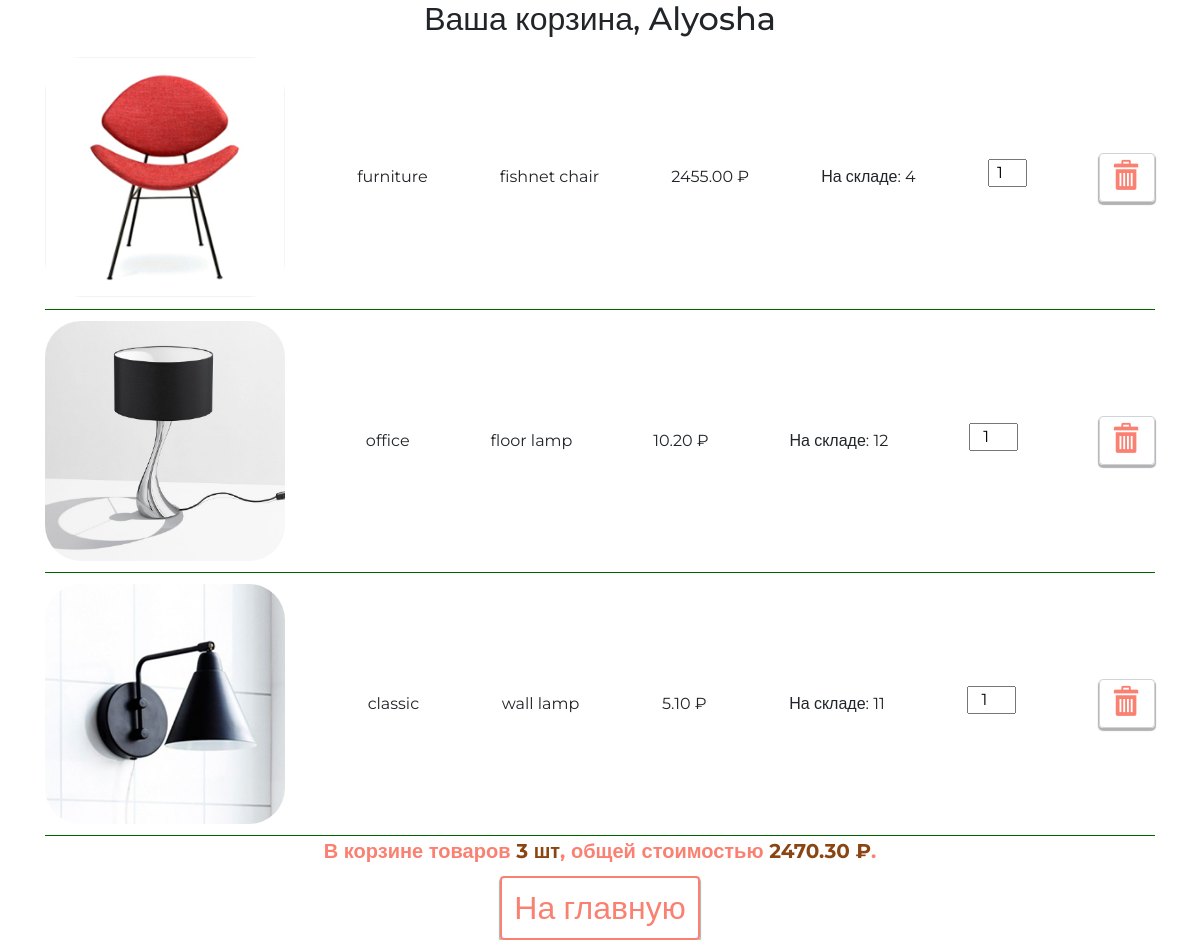
The app's page /basket/ (signed in) with its own data.
### authapp/models.py (models this page shows)
class ShopUser(AbstractUser):
    age = models.PositiveIntegerField(verbose_name='возраст', null=True)
    avatar = models.ImageField(upload_to='users_avatars', blank=True)
    def basket_cost(self):
        return sum(item.product.price * item.quantity for item in self.user_basket.all())
    def basket_total_quantity(self):
        return sum(item.quantity for item in self.user_basket.all())
    class Meta:
        ordering = ['-is_active', '-is_superuser', '-is_staff', 'username']

### basketapp/models.py (models this page shows)
class BasketItem(models.Model):
    user = models.ForeignKey(
        get_user_model(),
        verbose_name='Пользователь',
        on_delete=models.CASCADE,
        related_name='user_basket'
    )
    product = models.ForeignKey(Product, verbose_name='Продукт', on_delete=models.CASCADE)
    quantity = models.PositiveIntegerField(default=0, verbose_name='Количество')
    mod_datetime = models.DateTimeField(auto_now=True,  verbose_name='Дата изменения')
    class Meta:
        verbose_name = 'корзина'
        verbose_name_plural = 'корзины'
        ordering = ['product']

### mainapp/models.py (models this page shows, shortened)
class Product(models.Model):
    category = models.ForeignKey(ProductCategory,
                                 on_delete=models.CASCADE,
                                 verbose_name='категория продукта')
    name = models.CharField('имя продукта', max_length=128)
    image = models.ImageField(upload_to='products_images', blank=True)
    short_desc = models.CharField('краткое описание продукта', max_length=64, blank=True)
    description = models.TextField('описание продукта', blank=True)
    price = models.DecimalField('цена продукта', max_digits=8, decimal_places=2, default=0)
    quantity = models.PositiveIntegerField('количество на складе', default=0)
    modified_date = models.DateTimeField(
        verbose_name='дата изменения', auto_now=True)
    class Meta:
        verbose_name = 'продукт'
        verbose_name_plural = 'продукты'
        ordering = ['name']

class ProductCategory(models.Model):
    name = models.CharField(verbose_name='имя категории', max_length=128)
    description = models.TextField(verbose_name='описание категории', blank=True)
    modified_date = models.DateTimeField(
        verbose_name='дата изменения', auto_now=True)
    is_active = models.BooleanField(verbose_name='активность', default=True)
    class Meta:
        verbose_name = 'Категория продукта'
        verbose_name_plural = 'Категории продуктов'
        ordering = ['name']

### basketapp/views.py (the view)
# urls.py: path('', adminapp.UsersList.as_view(), name='index'),
@login_required
def index(request):
    basket_items = request.user.user_basket.all()
    context = {
        'page_title': 'корзина',
        'links_menu': LINKS_MENU,
        'media_url': MEDIA_URL,
        'basket_items': basket_items,
    }
    return render(request, 'basketapp/index.html', context)

### basketapp/templates/basketapp/index.html
{% extends 'basketapp/base.html' %}
{% load static %}
{% block container %}
    <div class="basket-list">
        {% include 'basketapp/inc/inc_basket_items.html' %}
    </div>
{% endblock %}

### basketapp/templates/basketapp/base.html (shortened to what this page needs)
{% load static %}
<!DOCTYPE html>
<html lang="en">
<head>
    {% block css %}
        <link rel="stylesheet" href="{% static 'node_modules/bootstrap/dist/css/bootstrap.min.css' %}">
        <link rel="stylesheet" href="{% static 'fonts/icomoon/style.css' %}">
        <link rel="stylesheet" href="{% static 'css/style.css' %}">
    {% endblock %}
</head>
<body>
<div class="container">
    <div class="h2 text-center head">
        Ваша корзина,
        {{ user.first_name|default:'пользователь'|title }}
    </div>
    {% block container %}
    {% endblock %}
</div>
</body>
</html>

### basketapp/templates/basketapp/inc/inc_basket_items.html
{% if basket_items %}
    {% for item in basket_items %}
        <div class="basket-item-wrapper">
            <img src="{{ media_url }}{{ item.product.image }}"
                 alt="{{ item.product.short_desc }}">
            <span class="category-name">{{ item.product.category.name }}</span>
            <span class="product-name">{{ item.product.name }}</span>
            <span class="product-price">{{ item.product.price }}&nbsp;&#8381;</span>
            <span class="product-quantity">На складе: {{ item.product.quantity }}</span>
            <label>
                <input type="number" name="{{ item.pk }}" min="0"
                       max="{{ item.product.quantity }}"
                       value="{{ item.quantity }}"
                       class="product-qty">
            </label>
            <a href="{% url 'basket:delete' item.pk %}" class="btn btn-round">
                <span class="icon-delete"></span>
            </a>
        </div>
    {% endfor %}
    <div class="basket-summary">
        В корзине товаров <span>{{ user.basket_total_quantity }} шт</span>,
        общей стоимостью <span>{{ user.basket_cost }} &#8381;</span>.
    </div>
{% else %}
    <h4>Корзина пуста</h4>
{% endif %}
<a href="{% url 'main:index' %}" class="btn btn-round in-home">
    На главную
</a>

### static/css/style.css (style rules this page uses)
* { margin: 0; padding: 0; }
html { height: 100%; }
body { height: 100%; font-family: "Montserrat", sans-serif; }
.container { width: 1366px; margin: 0 auto; }
.basket-list { text-align: center; }
.basket-list .in-home { font-size: 200%; color: salmon; border: 2px solid salmon; margin-top: 10px; }
.basket-list .basket-item-wrapper { display: inline-flex; justify-content: space-between; align-items: center; width: 100%; padding: 1% 0; border-bottom: 1px solid darkgreen; }
.basket-list .basket-item-wrapper img { width: 240px; height: 240px; border-radius: 15%; }
.basket-list .basket-item-wrapper .icon-delete { display: inline-block; font-size: 30px; transition: 0.3s; color: salmon; }
.basket-list .basket-summary { font-size: 20px; font-weight: bold; color: salmon; }
.basket-list .basket-summary span { color: saddlebrown; }
.basket-list .product-qty { text-align: center; }
input[type="submit"], .btn-round { box-shadow: 0 2px 1px 1px rgba(33, 33, 33, 0.35); border: 1px solid #ced4da; }

### records on screen
ShopUser: first_name "Alyosha", basket_total_quantity "3", basket_cost "2470.30"
BasketItem: product.image (picture), product.category.name "furniture", product.name "fishnet chair", product.price "2455.00", product.quantity "4", quantity "1"
BasketItem: product.image (picture), product.category.name "office", product.name "floor lamp", product.price "10.20", product.quantity "12", quantity "1"
BasketItem: product.image (picture), product.category.name "classic", product.name "wall lamp", product.price "5.10", product.quantity "11", quantity "1"
